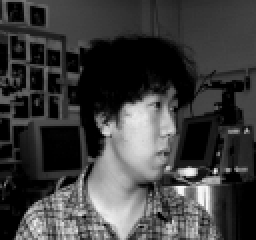
#> input picture RecFac/an2i/an2i_left_neutral_open.png, 128 x 120 px (shown 2 times larger); its folder holds only this picture in this run
$ python etapa2_recfac.py
#> lines starting #> are read from the running program, lines starting #| are printed output that depends on the picture
"""
Etapa 2 - Classificacao Multiclasse: Reconhecimento Facial (20 classes)
Modelos: Perceptron Simples, ADALINE, MLP
Bibliotecas permitidas: numpy, matplotlib, seaborn, opencv
"""

import numpy as np
import matplotlib.pyplot as plt
import seaborn as sns
import cv2
import os
import time

np.random.seed(42)

# ==============================================================================
# 1. CARREGAMENTO E PREPROCESSAMENTO DAS IMAGENS
# ==============================================================================

RECFAC_PATH = os.path.join(os.path.dirname(__file__), "RecFac")
RESULTS_DIR = os.path.join(os.path.dirname(__file__), "resultados_etapa2")
os.makedirs(RESULTS_DIR, exist_ok=True)

IMG_SIZE = 50  # Redimensionar para 50x50
p = IMG_SIZE * IMG_SIZE  # 2500 atributos

classes = sorted([d for d in os.listdir(RECFAC_PATH)
                  if os.path.isdir(os.path.join(RECFAC_PATH, d))])
C = len(classes)
print(f"Classes encontradas ({C}): {classes}")

images = []
labels = []
for class_idx, class_name in enumerate(classes):
    class_dir = os.path.join(RECFAC_PATH, class_name)
    img_files = sorted([f for f in os.listdir(class_dir) if f.endswith('.png')])
    for img_file in img_files:
        img_path = os.path.join(class_dir, img_file)
        img = cv2.imread(img_path, cv2.IMREAD_GRAYSCALE)
#> img is the input picture: shape (120, 128); min 0, max 248, mean 62.4
        img_resized = cv2.resize(img, (IMG_SIZE, IMG_SIZE))
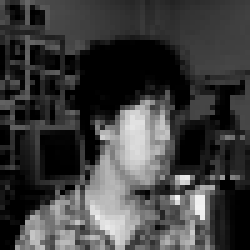
#> img_resized: shape (50, 50) (shown 5 times larger); min 0, max 243, mean 62.1
        img_vector = img_resized.flatten().astype(np.float64)
#> img_vector = 2500 values, max 243 at index 1985, min 0 at index 52, mean 62.14
        images.append(img_vector)
        labels.append(class_idx)
#> pass 2 of the loop `for class_idx, class_name in enumerate(classes):`:
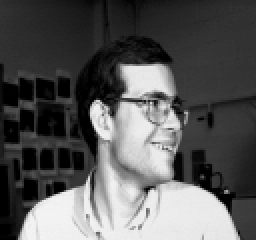
#> input picture RecFac/at33/at33_left_happy_open.png, 128 x 120 px (shown 2 times larger)
#> img is the input picture: shape (120, 128); min 0, max 244, mean 88.3
#> `img_resized = cv2.resize(img, (IMG_SIZE, IMG_SIZE))`:
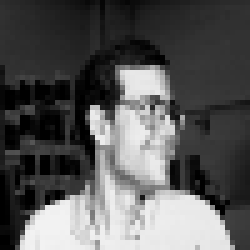
#> img_resized: shape (50, 50) (shown 5 times larger); min 0, max 242, mean 88.3
#> img_vector = 2500 values, max 242 at index 2060, min 0 at index 581, mean 88.35

X_raw = np.array(images)   # (640, 2500)
y_indices = np.array(labels)  # (640,) indices 0..19
N_total = X_raw.shape[0]
#> N_total = 2

print(f"Total de imagens: {N_total}, Dimensao: {p}")
#| Total de imagens: 2, Dimensao: 2500
print(f"Imagens por classe: {N_total // C}")
#| Imagens por classe: 1

# Visualizar amostras
fig, axes = plt.subplots(2, 10, figsize=(15, 4))
for i, class_name in enumerate(classes):
    row, col = i // 10, i % 10
    idx = np.where(y_indices == i)[0][0]
    axes[row, col].imshow(X_raw[idx].reshape(IMG_SIZE, IMG_SIZE), cmap='gray')
    axes[row, col].set_title(class_name, fontsize=7)
    axes[row, col].axis('off')
plt.suptitle("Amostra de cada classe (50x50)", fontsize=12)
plt.tight_layout()
plt.savefig(os.path.join(RESULTS_DIR, "01_amostras_faces.png"), dpi=150, bbox_inches='tight')
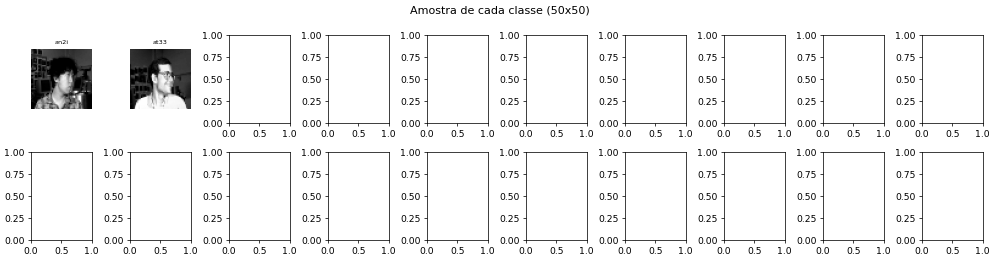
#> figure drawn by matplotlib, 2 panels
plt.close()


# ==============================================================================
# 2. ONE-HOT ENCODING (+1/-1) e NORMALIZACAO
# ==============================================================================

def one_hot_encode(y_idx, num_classes):
#> called with y_idx = array of shape (2,), num_classes = 2
    N = len(y_idx)
    Y = -np.ones((N, num_classes))
    for i in range(N):
        Y[i, y_idx[i]] = 1.0
    return Y

Y_onehot = one_hot_encode(y_indices, C)  # (640, 20)
print(f"Y one-hot shape: {Y_onehot.shape}")

def normalize_minmax(X, x_min=None, x_max=None):
    if x_min is None:
        x_min = X.min(axis=0)
    if x_max is None:
        x_max = X.max(axis=0)
    denom = x_max - x_min
    denom[denom == 0] = 1
    return (X - x_min) / denom, x_min, x_max

def add_bias(X):
    return np.hstack([-np.ones((X.shape[0], 1)), X])


# ==============================================================================
# 3. FUNCOES AUXILIARES
# ==============================================================================

def confusion_matrix_manual(y_true, y_pred, num_classes):
    cm = np.zeros((num_classes, num_classes), dtype=int)
    for t, pr in zip(y_true, y_pred):
        cm[int(t), int(pr)] += 1
    return cm

def accuracy_score(y_true, y_pred):
    return np.mean(y_true == y_pred)

def plot_confusion_matrix_multi(cm, class_names, title, save_path=None):
    plt.figure(figsize=(12, 10))
    sns.heatmap(cm, annot=True, fmt='d', cmap='Blues',
                xticklabels=class_names, yticklabels=class_names)
    plt.xlabel("Predito")
    plt.ylabel("Real")
    plt.title(title)
    plt.xticks(rotation=45, ha='right', fontsize=7)
    plt.yticks(fontsize=7)
    if save_path:
        plt.savefig(save_path, dpi=150, bbox_inches='tight')
    plt.close()

def plot_learning_curve(errors, title, save_path=None):
    plt.figure(figsize=(8, 5))
    plt.plot(errors, linewidth=0.8)
    plt.xlabel("Epoca")
    plt.ylabel("Erro (EQM)")
    plt.title(title)
    plt.grid(True, alpha=0.3)
    if save_path:
        plt.savefig(save_path, dpi=150, bbox_inches='tight')
    plt.close()


# ==============================================================================
# 4. MODELOS DE RNA (Multiclasse, otimizados para alta dimensao)
# ==============================================================================

# ---------- PERCEPTRON SIMPLES (Multiclasse) ----------
class PerceptronSimples:
    def __init__(self, lr=0.01, max_epochs=100):
        self.lr = lr
        self.max_epochs = max_epochs
        self.weights = None
        self.errors_per_epoch = []

    def fit(self, X, Y):
        """X: (N, p+1) com bias, Y: (N, C) one-hot +1/-1."""
        N, d = X.shape
        C = Y.shape[1]
        self.weights = np.random.uniform(-0.5, 0.5, (d, C))
        self.errors_per_epoch = []

        for epoch in range(self.max_epochs):
            U = X @ self.weights  # (N, C)
            Y_pred = np.where(U >= 0, 1.0, -1.0)
            diff = Y - Y_pred  # (N, C)
            wrong = np.any(diff != 0, axis=1)
            error_count = int(np.sum(wrong))
            if error_count > 0:
                # Batch update from wrong samples
                self.weights += (self.lr / error_count) * (X[wrong].T @ diff[wrong])
            self.errors_per_epoch.append(error_count / N)
            if error_count == 0:
                break

    def predict(self, X):
        return np.argmax(X @ self.weights, axis=1)


# ---------- ADALINE (Multiclasse - Batch) ----------
class ADALINE:
    def __init__(self, lr=0.001, max_epochs=100, tol=1e-6):
        self.lr = lr
        self.max_epochs = max_epochs
        self.tol = tol
        self.weights = None
        self.errors_per_epoch = []

    def fit(self, X, Y):
        N, d = X.shape
        C = Y.shape[1]
        self.weights = np.random.uniform(-0.5, 0.5, (d, C))
        self.errors_per_epoch = []

        for epoch in range(self.max_epochs):
            U = X @ self.weights  # (N, C)
            error = Y - U  # (N, C)
            eqm = np.sum(error ** 2) / (2 * N)
            self.errors_per_epoch.append(eqm)
            # Batch gradient
            grad = -(X.T @ error) / N  # (d, C)
            self.weights -= self.lr * grad
            if epoch > 0 and abs(self.errors_per_epoch[-1] - self.errors_per_epoch[-2]) < self.tol:
                break

    def predict(self, X):
        return np.argmax(X @ self.weights, axis=1)


# ---------- MLP (Multiclasse - Mini-batch otimizado) ----------
class MLP:
    def __init__(self, hidden_layers=(100,), lr=0.01, max_epochs=200, tol=1e-6,
                 activation='tanh', batch_size=32):
        self.hidden_layers = hidden_layers
        self.lr = lr
        self.max_epochs = max_epochs
        self.tol = tol
        self.activation = activation
        self.batch_size = batch_size
        self.weights = []
        self.biases = []
        self.errors_per_epoch = []

    def _activate(self, z):
        if self.activation == 'tanh':
            return np.tanh(z)
        else:
            return 1.0 / (1.0 + np.exp(-np.clip(z, -500, 500)))

    def _activate_deriv(self, a):
        if self.activation == 'tanh':
            return 1.0 - a ** 2
        else:
            return a * (1.0 - a)

    def fit(self, X, Y):
        """X: (N, p) SEM bias, Y: (N, C)."""
        N, pin = X.shape
        C = Y.shape[1]

        layers = [pin] + list(self.hidden_layers) + [C]
        self.weights = []
        self.biases = []
        for i in range(len(layers) - 1):
            limit = np.sqrt(6.0 / (layers[i] + layers[i + 1]))
            self.weights.append(np.random.uniform(-limit, limit, (layers[i], layers[i + 1])))
            self.biases.append(np.zeros((1, layers[i + 1])))

        self.errors_per_epoch = []

        for epoch in range(self.max_epochs):
            idx = np.random.permutation(N)
            epoch_error = 0.0

            # Mini-batch training
            for start in range(0, N, self.batch_size):
                batch_idx = idx[start:start + self.batch_size]
                xb = X[batch_idx]  # (B, p)
                yb = Y[batch_idx]  # (B, C)
                B = xb.shape[0]

                # Forward
                activations = [xb]
                for l in range(len(self.weights)):
                    z = activations[-1] @ self.weights[l] + self.biases[l]
                    a = self._activate(z)
                    activations.append(a)

                output = activations[-1]
                error = yb - output
                epoch_error += np.sum(error ** 2)

                # Backward
                delta = error * self._activate_deriv(output)
                for l in range(len(self.weights) - 1, -1, -1):
                    self.weights[l] += (self.lr / B) * (activations[l].T @ delta)
#> (the run stopped early here; a loop or call above may not have finished)
